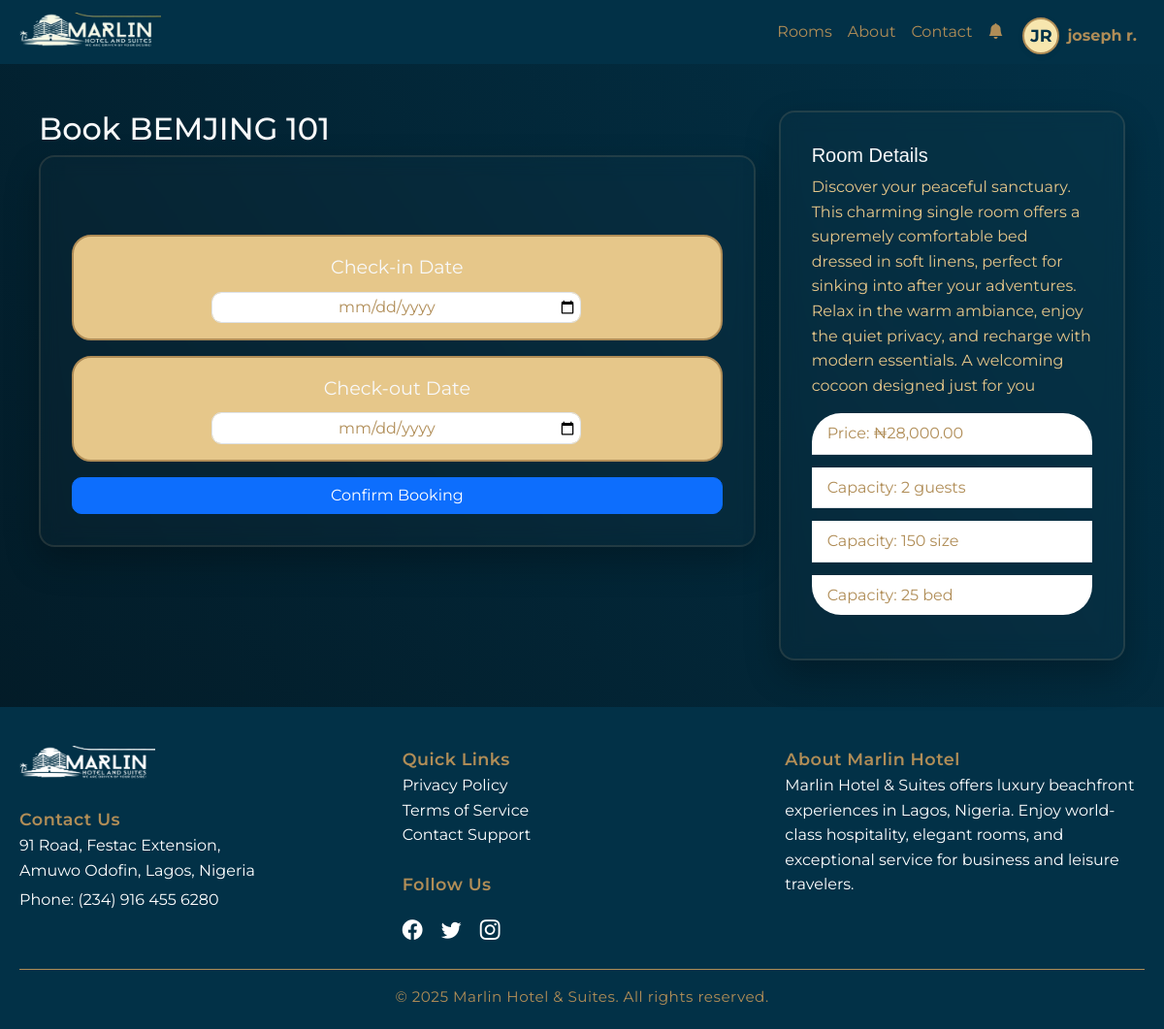
Page /book_room/1 (signed in) on the committed database.
### models.py (models this page shows, shortened)
class User(db.Model, UserMixin):
    id = db.Column(db.Integer, primary_key=True)
    first_name = db.Column(db.String(64), nullable=False, unique=True)
    last_name = db.Column(db.String(64), nullable=False, unique=True)
    phone_number = db.Column(db.String(20), nullable=False)
    email = db.Column(db.String(120), nullable=False, unique=True)
    password = db.Column(db.String(256), nullable=False)
    last_login = db.Column(db.DateTime, default=datetime.now(timezone.utc))
    otp = db.Column(db.String(6), nullable=True)
    otp_expiry = db.Column(db.DateTime, nullable=True)
    created_at = db.Column(db.DateTime, default=datetime.utcnow)
    updated_at = db.Column(db.DateTime, default=datetime.utcnow, onupdate=datetime.utcnow)
    email_verified = db.Column(db.Boolean, default=False)
    status = db.Column(db.String(20), default='pending')
    approved_by = db.Column(db.Integer, db.ForeignKey('user.id'))
    is_main_admin = db.Column(db.Boolean, default=False)
    approved_by_user = db.relationship(
        'User',
        remote_side=[id],
        foreign_keys=[approved_by],
        uselist=False
    )
    roles = db.relationship('Role', secondary=user_roles, backref=db.backref('users', lazy='dynamic'))
    notifications = db.relationship('Notification', back_populates='user', lazy='dynamic')
    bookings = db.relationship('Booking', backref='user', lazy=True)
    reports = db.relationship('Report', backref='user', lazy='dynamic')
    feedbacks = db.relationship('Feedback', backref='user', lazy=True)
    reported_issues = db.relationship(
        'MaintenanceRequest',
        back_populates='reported_by',
        overlaps="reporter,reported_issues",
        foreign_keys='MaintenanceRequest.reported_by_id'
    )
    def has_role(self, role_name):
        return any(role.name == role_name for role in self.roles)
    def unread_notifications(self):
        return Notification.query.filter_by(
            user_id=self.id,
            is_read=False
        ).count()

class Room(db.Model):
    id = db.Column(db.Integer, primary_key=True)
    name = db.Column(db.String(100), nullable=False)
    description = db.Column(db.Text, nullable=False)
    price = db.Column(db.Numeric(10, 2), nullable=False)
    capacity = db.Column(db.Integer, nullable=False)
    size = db.Column(db.Integer, nullable=False)
    is_active = db.Column(db.Boolean, default=True)  # Add this line
    room_type = db.Column(db.String(50), nullable=False)  # e.g., 'single', 'double', 'suite'
    floor = db.Column(db.String(50), nullable=False)  # e.g., '1st', '2nd', '3rd'
    bedsize = db.Column(db.Integer, nullable=False)
    amenities = db.Column(db.JSON, nullable=False)
    cleaning_status = db.Column(db.String(20), default='clean')  # clean, dirty, assigned, in_pr
    status = db.Column(db.Enum(
        'available',
        'reserved',  # New status for pending payments
        'booked',
        'occupied',
        'maintenance',
        name='room_status'),
        default='available'
    )
    created_at = db.Column(db.DateTime, default=datetime.utcnow)
    updated_at = db.Column(db.DateTime, default=datetime.utcnow, onupdate=datetime.utcnow)
    last_cleaned = db.Column(db.DateTime)
    last_occupied = db.Column(db.Date)  # Date of last checkout
    images = db.relationship('RoomImage', backref='room', lazy=True)
    bookings = db.relationship('Booking', backref='room', lazy=True)
    maintenance_requests = db.relationship('MaintenanceRequest', backref='room', lazy=True)

### app.py (the view, shortened to what this page needs)
@app.route('/book_room/<int:room_id>', methods=['GET', 'POST'])
@role_required(['user', 'super_admin', 'staff'])
def book_room(room_id):
    update_overdue_bookings_and_rooms()
    room = Room.query.get_or_404(room_id)
    form = BookingForm()
    return render_template('book_room.html', room=room, form=form)

### forms.py
class BookingForm(FlaskForm):
    check_in_date = DateField('Check-in Date', format='%Y-%m-%d', validators=[DataRequired()])
    check_out_date = DateField('Check-out Date', format='%Y-%m-%d', validators=[DataRequired()])
    submit = SubmitField('Book Room')

### app.py (called while the page is built)
def role_required(allowed_roles):
    def decorator(f):
        @wraps(f)
        @login_required
        def decorated_function(*args, **kwargs):
            if not any(current_user.has_role(role) for role in allowed_roles):
                abort(403)
            return f(*args, **kwargs)
        return decorated_function
    return decorator

@login_manager.user_loader
def load_user(user_id):
    return db.session.get(User, int(user_id))

@app.context_processor
def inject_notifications():
    if current_user.is_authenticated:
        notifications = Notification.query.filter_by(
            user_id=current_user.id
        ).order_by(Notification.created_at.desc()).limit(3).all()
        return dict(user_notifications=notifications)  # Changed to user_notifications
    return dict(user_notifications=[])

def format_currency(value, currency="₦"):
    try:
        return f"{currency}{float(value):,.2f}"
    except (ValueError, TypeError):
        return "N/A"

@app.context_processor
def inject_timedelta():
    return dict(timedelta=timedelta)

### templates/book_room.html (shortened to what this page needs)
{% extends "base.html" %}
{% block content %}
<div class="container mt-5">
    <div class="row">
        <div class="col-md-8">
            <h2>Book {{ room.name }}</h2>
            <div class="card mb-4">
                <div class="card-body">
                    <form method="POST">
                        <div class="mb-3 " style="background-color: rgba(248, 248, 255, 0); border: none;">
                        </div>
                        <div class="mb-3">
                            <label class="form-label">Check-in Date</label>
                            <input type="date" class="form-control" name="check_in_date" required>
                        </div>
                        <div class="mb-3">
                            <label class="form-label">Check-out Date</label>
                            <input type="date" class="form-control" name="check_out_date" required>
                        </div>
                        <button type="submit" class="btn btn-primary"  style="width: 100%; border-radius: 10px;">Confirm Booking</button>
                    </form>
                </div>
            </div>
        </div>
        <div class="col-md-4">
            <div class="card">
                <div class="card-body">
                    <h5 class="card-title" style="font-family: 'Gill Sans', 'Gill Sans MT', Calibri, 'Trebuchet MS', sans-serif;">Room Details</h5>
                    <p class="card-text" style="color: var(--gold-light);">{{ room.description }}</p>
                    <ul class="list-group list-group-flush" style="border-radius: 30px;">
                        <li class="list-group-item" style="color: var(--gold-dark);">Price: {{ room.price|format_currency }}</li>
                        <li class="list-group-item" style="color: var(--gold-dark);">Capacity: {{ room.capacity }} guests</li>
                         <li class="list-group-item" style="color: var(--gold-dark);">Capacity: {{ room.size }} size</li>
                          <li class="list-group-item" style="color: var(--gold-dark);">Capacity: {{ room.bedsize }} bed</li>
                    </ul>
                </div>
            </div>
        </div>
    </div>
</div>
{% endblock %}

### templates/base.html (shortened to what this page needs)
<!DOCTYPE html>
<html lang="en">
<head>
    <link rel="stylesheet" href="https://cdnjs.cloudflare.com/ajax/libs/font-awesome/6.4.0/css/all.min.css">
    <link rel="stylesheet" href="https://cdn.jsdelivr.net/npm/bootstrap@5.3.0/dist/css/bootstrap.min.css">
    <link rel="stylesheet" href="https://cdn.jsdelivr.net/npm/bootstrap-icons@1.11.1/font/bootstrap-icons.css">
    <link rel="stylesheet" href="https://cdnjs.cloudflare.com/ajax/libs/font-awesome/5.15.3/css/all.min.css">
    <link rel="stylesheet" href="https://cdnjs.cloudflare.com/ajax/libs/font-awesome/6.4.0/css/all.min.css">
    <link href="https://cdn.jsdelivr.net/npm/bootstrap@5.3.0/dist/css/bootstrap.min.css" rel="stylesheet">
    <link rel="stylesheet" href="https://cdnjs.cloudflare.com/ajax/libs/font-awesome/6.4.0/css/all.min.css">
</head>
<body>
    <nav class="navbar navbar-expand-lg navbar-dark royal-blue-bg">
        <div class="container">
            <a class="navbar-brand" href="{{ url_for('home') }}">
                <img src="{{ url_for('static', filename='uploads/ftt.png') }}" alt="Marlin Hotel & Suites Logo" class="navbar-logo">
            </a>
            <div class="collapse navbar-collapse" id="navbarNav">
                <ul class="navbar-nav ms-auto align-items-center">
                    <li class="nav-item"><a class="nav-link metallic-gold" href="{{ url_for('rooms') }}">Rooms</a></li>
                    <li class="nav-item"><a class="nav-link metallic-gold" href="{{ url_for('about') }}">About</a></li>
                    <li class="nav-item"><a class="nav-link metallic-gold" href="{{ url_for('contact') }}">Contact</a></li>
                    {% if current_user.is_authenticated %}
                        <li class="nav-item position-relative">
                            <a class="nav-link metallic-gold" href="{{ url_for('all_notifications') }}">
                                <i class="bi bi-bell-fill me-1"></i>
                            </a>
                        </li>
                        <li class="nav-item dropdown">
                            <a class="nav-link user-dropdown-trigger dropdown-toggle d-flex align-items-center metallic-gold"
                               href="#" id="userDropdown" role="button" data-bs-toggle="dropdown" aria-expanded="false">
                                <span class="user-initials-circle me-2">
                                    {% set initials = (current_user.first_name[0] if current_user.first_name else '') ~ (current_user.last_name[0] if current_user.last_name else '') %}
                                    {{ initials.upper() }}
                                </span>
                                <span class="fw-bold">
                                    {{ current_user.first_name }}{% if current_user.last_name %} {{ current_user.last_name[0] }}.{% endif %}
                                </span>
                            </a>
                        </li>
                    {% else %}
                        <li class="nav-item"><a class="nav-link metallic-gold" href="{{ url_for('login') }}">Login</a></li>
                        <li class="nav-item"><a class="nav-link metallic-gold" href="{{ url_for('register') }}">Register</a></li>
                    {% endif %}
                </ul>
            </div>
        </div>
    </nav>
    <main class="container my-5">
        {% block content %}{% endblock %}
    </main>
    <footer class="royal-blue-bg">
        <div class="container">
            <div class="row align-items-start">
                <div class="col-md-4 mb-4 mb-md-0">
                    <img src="{{ url_for('static', filename='uploads/ftt.png') }}" alt="Marlin Hotel" class="footer-logo">
                    <div class="mt-2">
                        <span class="footer-title">Contact Us</span>
                        <p class="mb-1">91 Road, Festac Extension,<br>Amuwo Odofin, Lagos, Nigeria</p>
                        <p class="mb-0">Phone: <a href="tel:+2349164556280" class="footer-link">(234) 916 455 6280</a></p>
                    </div>
                </div>
                <div class="col-md-4 mb-4 mb-md-0">
                    <span class="footer-title">Quick Links</span>
                    <ul class="list-unstyled mb-2">
                        <li><a href="{{ url_for('privacy') }}" class="footer-link">Privacy Policy</a></li>
                        <li><a href="{{ url_for('terms') }}" class="footer-link">Terms of Service</a></li>
                        <li><a href="{{ url_for('contact') }}" class="footer-link">Contact Support</a></li>
                    </ul>
                    <span class="footer-title d-block mt-4">Follow Us</span>
                    <div class="footer-social">
                        <a href="https://www.facebook.com/profile.php?id=61577319268380" target="_blank" aria-label="Facebook"><i class="bi bi-facebook"></i></a>
                        <a href="https://x.com/marlinhotel007" target="_blank" aria-label="X"><i class="bi bi-twitter"></i></a>
                        <a href="https://www.instagram.com/marlinhotel007/" target="_blank" aria-label="Instagram"><i class="bi bi-instagram"></i></a>
                    </div>
                </div>
                <div class="col-md-4 mb-4 mb-md-0">
                    <span class="footer-title">About Marlin Hotel</span>
                    <p class="mb-2">
                        Marlin Hotel & Suites offers luxury beachfront experiences in Lagos, Nigeria. Enjoy world-class hospitality, elegant rooms, and exceptional service for business and leisure travelers.
                    </p>
                </div>
            </div>
            <div class="footer-bottom mt-4">
                &copy; 2025 Marlin Hotel & Suites. All rights reserved.
            </div>
        </div>
    </footer>
    <link rel="stylesheet" href="https://cdn.jsdelivr.net/npm/flatpickr/dist/flatpickr.min.css">
</body>
</html>

### templates/base.html (style rules this page uses)
.navbar-logo { height: 40px; width: auto; }
.metallic-gold { color: #b08d57 !important; }
.royal-blue-bg { background: #023147 !important; }
.user-initials-circle { display: inline-flex; align-items: center; justify-content: center; width: 38px; height: 38px; border-radius: 50%; background: var(--gold-accent, #f7e6ae); color: #023147; font-weight: 700; font-size: 1.1rem; margin-right: 8px; border: 2px solid #b08d57; box-shadow: 0 2px 6px rgba(0,0,0,0.07); cursor: pointer; transition: background 0.2s; }
.dropdown-toggle::after { display: none; }
.navbar-nav .nav-link.user-dropdown-trigger { padding-bottom: 0 !important; }
.navbar-nav .nav-link.user-dropdown-trigger::after { display: none !important; }
footer.royal-blue-bg { background: #023147 !important; color: #fff; padding-top: 40px; padding-bottom: 20px; }
.footer-logo { max-width: 140px; filter: brightness(0) invert(1); margin-bottom: 1rem; }
.footer-title { color: #b08d57; font-size: 1.1rem; font-weight: 600; margin-bottom: 1rem; letter-spacing: 0.5px; }
.footer-link, .footer-link:visited { color: #fff; text-decoration: none; transition: color 0.2s; }
.footer-social a { display: inline-block; color: #fff; font-size: 1.3rem; margin-right: 15px; transition: color 0.2s; }
.footer-social a:last-child { margin-right: 0; }
.footer-bottom { border-top: 1px solid #b08d57; margin-top: 2rem; padding-top: 1rem; text-align: center; color: #b08d57; font-size: 0.95rem; letter-spacing: 0.5px; }

### templates/book_room.html (style rules this page uses)
:root { --primary: #023147; --secondary: #c5a880; --accent: #8c6d46; --light: #f8f9fa; --dark: #0a1429; --text: #333; --gold-light: #e6c78a; --gold-dark: #b08d57; --transition: all 0.4s cubic-bezier(0.165, 0.84, 0.44, 1); }
* { margin: 0; padding: 0; box-sizing: border-box; }
body { font-family: 'Montserrat', sans-serif; background: linear-gradient(55deg, #031924 0%, var(--primary) 100%); color: var(--light); overflow-x: hidden; line-height: 1.6; }
.container { max-width: 1200px; margin: 0 auto; padding: 0 20px; }
.card { background: rgba(255, 255, 255, 0.014); backdrop-filter: blur(10); border-radius: 16px; overflow: hidden; box-shadow: 0 15px 35px rgba(0,0,0,0.25); transition: var(--transition); position: relative; transform: translateY(0); backdrop-filter: blur(10px); border: 2px solid rgba(197, 168, 128, 0.15); color: var(--light); }
.card-body ul { list-style: none; padding: 0; }
.card-body ul li { margin-bottom: 0.8rem; color: rgba(255,255,255,0.9); }
.card-body p { color: rgba(255,255,255,0.9); }
.mb-3 { background-color: var(--gold-light); padding: 1rem; border-radius: 20px; font-size: larger; text-align: center; border: 2px solid var(--gold-dark); }
.form-control { padding: 0.2rem; border-radius: 10px; width: 60%; text-align: center; margin: 0 7.9rem; margin-top: 0.1rem; color: var(--gold-dark); }
.card { padding: 1rem; }

### rows in the picture
User: first_name "joseph", last_name "r"
Room: name "BEMJING 101", description "Discover your peaceful sanctuary. This charming single room offers a supremely comfortable bed dressed in soft linens, perfect for sinking into after your adventures. Relax in the warm ambiance, enjoy the quiet privacy, and recharge with modern essentials. A welcoming cocoon designed just for you", price "₦28,000.00", capacity "2", size "150", bedsize "25"

### other values in the picture
{{ initials.upper() }} "JR"
